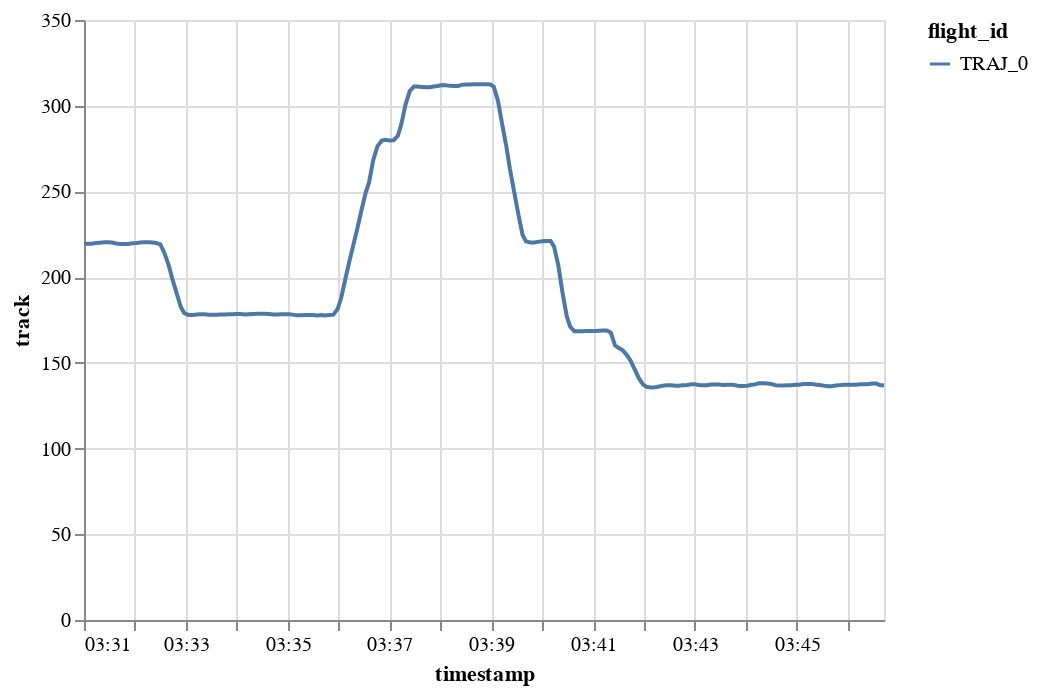

The cell this chart's notebook holds for it:
### Code cell
traffic[0].chart().encode(alt.Y("track"), alt.X("timestamp"), alt.Color("flight_id"))

### Figure 1 — Vega-Lite specification as saved in the notebook (floating-point values rounded to 4 significant figures; data arrays with more than 128 entries replaced by an {"elided": "..."} marker saying what was removed)
{"config": {"view": {"continuousWidth": 400, "continuousHeight": 300}}, "data": {"name": "data-238cb9bd61ec16d51476a022573b1b51"}, "mark": "line", "encoding": {"color": {"type": "nominal", "field": "flight_id"}, "x": {"type": "temporal", "field": "timestamp"}, "y": {"type": "quantitative", "field": "track"}}, "$schema": "https://vega.github.io/schema/vega-lite/v4.8.1.json", "datasets": {"data-238cb9bd61ec16d51476a022573b1b51": {"elided": "200 records"}}}
